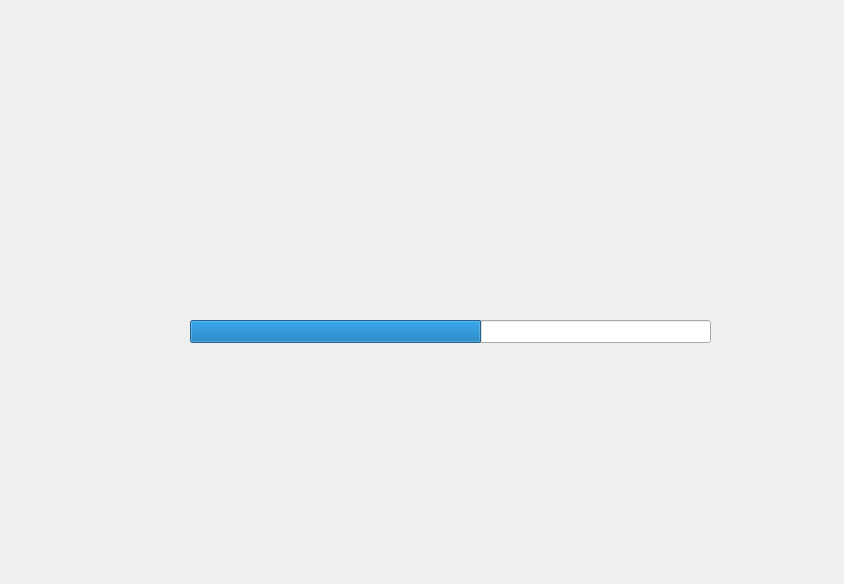
<?xml version="1.0" encoding="UTF-8"?>
<ui version="4.0">
 <class>MainWindow</class>
 <widget class="QMainWindow" name="MainWindow">
  <property name="geometry">
   <rect>
    <x>0</x>
    <y>0</y>
    <width>844</width>
    <height>584</height>
   </rect>
  </property>
  <property name="windowTitle">
   <string>MainWindow</string>
  </property>
  <widget class="QWidget" name="centralwidget">
   <widget class="QProgressBar" name="progressBar">
    <property name="geometry">
     <rect>
      <x>190</x>
      <y>320</y>
      <width>521</width>
      <height>23</height>
     </rect>
    </property>
    <property name="maximum">
     <number>100</number>
    </property>
    <property name="value">
     <number>56</number>
    </property>
    <property name="textVisible">
     <bool>false</bool>
    </property>
    <property name="orientation">
     <enum>Qt::Horizontal</enum>
    </property>
    <property name="invertedAppearance">
     <bool>false</bool>
    </property>
    <property name="format">
     <string>%p%</string>
    </property>
   </widget>
  </widget>
  <action name="action1">
   <property name="text">
    <string>1</string>
   </property>
  </action>
 </widget>
 <resources/>
 <connections/>
</ui>
